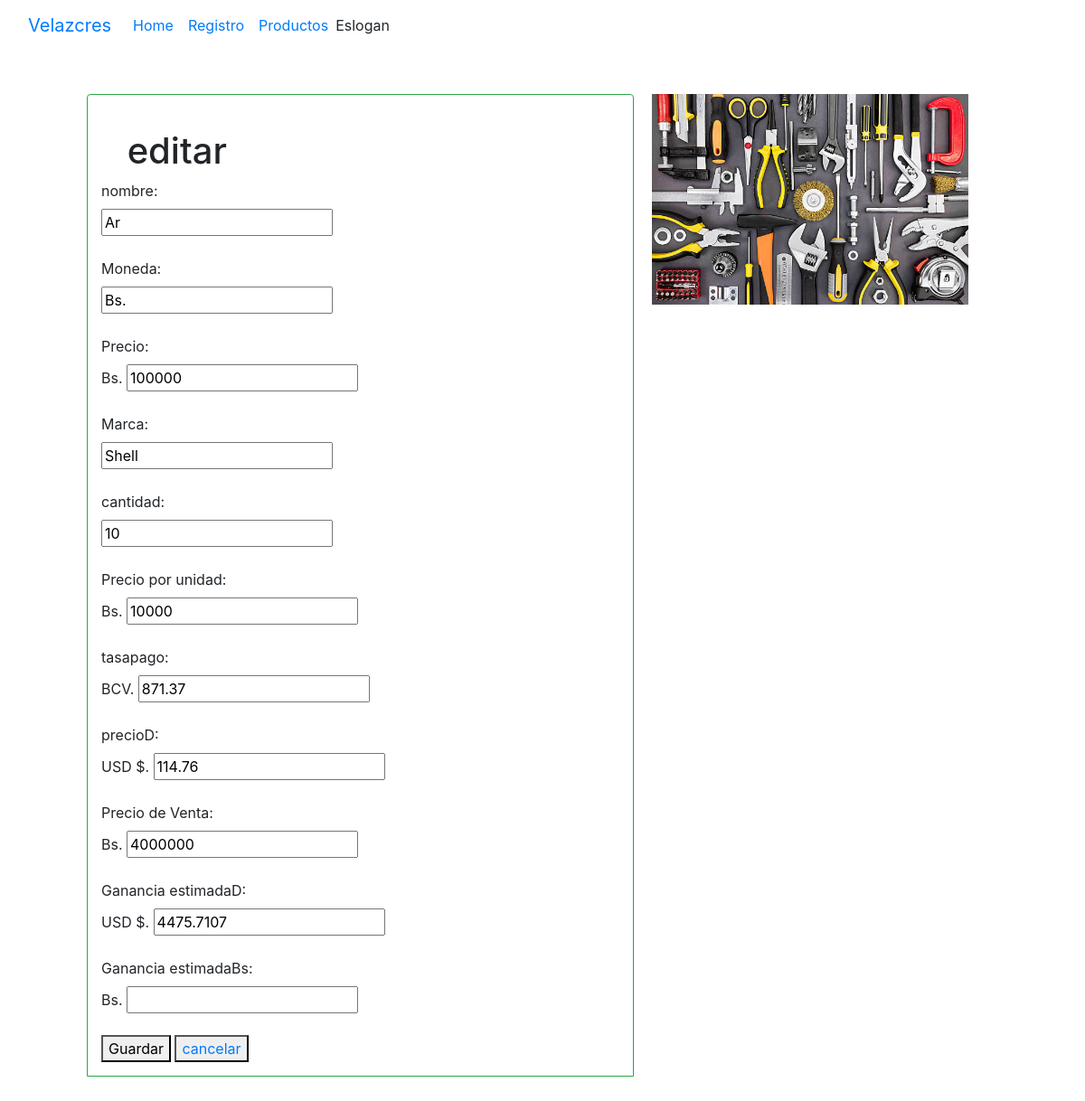
Screenshot of /productos/2 with the database file from the repository.
### tables this page shows
CREATE TABLE "productos" (
	"id"	INTEGER,
	"nombre"	TEXT,
	"marca"	TEXT,
	"moneda"	TEXT,
	"precio"	NUMERIC,
	"cantidad"	INTEGER,
	"precioporunidad"	NUMERIC,
	"tasapago"	NUMERIC,
	"precioD"	NUMERIC,
	"precio_venta"	NUMERIC,
	"ganancia_estimadaD"	NUMERIC,
	"ganancia_estimadaBs"	NUMERIC,
	PRIMARY KEY("id" AUTOINCREMENT)
);

### conect.py (the view)
@app.route('/productos/<int:productos_id>')
def editar_productos1(productos_id):
    with sqlite3.connect(DB_PATH) as conn:
        conn.row_factory = sqlite3.Row
        cursor = conn.cursor()
        cursor = conn.execute('SELECT * FROM productos WHERE id = ?', (productos_id,))
        productos = cursor.fetchone()
    if productos is None:
        return "Producto no encontrado", 404
    return render_template('editarlistado.html', productos=productos)

### templates/editarlistado.html (shortened to what this page needs)
<!DOCTYPE html>
<html lang="en">
<head>
    <link rel="stylesheet" href="https://cdn.jsdelivr.net/npm/bootstrap@4.4.1/dist/css/bootstrap.min.css">
    <link rel="stylesheet" href="{{ url_for('static', filename='css/style.css') }}">
</head>
<body>
<header>
        <nav class="navbar navbar-expand-lg bg-body-tertiary">
  <div class="container-fluid">
    <a class="navbar-brand" href="#">Velazcres</a>
    <div class="collapse navbar-collapse" id="navbarText">
      <ul class="navbar-nav me-auto mb-2 mb-lg-0">
        <li class="nav-item">
          <a class="nav-link active" aria-current="page" href="#">Home</a>
        </li>
        <li class="nav-item">
          <a class="nav-link" href="{{ url_for('cotizacion_int') }}">Registro</a>
        </li>
        <li class="nav-item">
          <a class="nav-link" href="{{ url_for('mostrador') }}">Productos</a>
        </li>
      </ul>
      <span class="navbar-text">
        Eslogan
      </span>
    </div>
  </div>
</nav>
</header>
<div  class="contenedor-formularios">
    <div class="form-group rounded-top border-success rounded-top">
    <h1>editar</h1>
    <form method="POST" action="{{ url_for('actualizar_productos1', productos_id=productos['id'])}}">
        <label for="">nombre:</label><br>
        <input class="nombre" type="text" name="nombre" id="nombre"  value="{{productos['nombre']}}" required> <br><br>
        <label for="">Moneda:</label><br>
        <input class="moneda" type="text" name="moneda" step="0.01" value="{{productos['moneda']}}" required readonly> <br><br>
        <label for="">Precio:</label><br>
        <div><span>Bs.
        <input class="precio-producto" type="text" name="precio-producto" id="precio" step="0.01" value="{{productos['precio']}}" required oninput="multiplicacion(this)"> <br><br>
        </span></div>
        <label for="">Marca:</label><br>
        <input class="marca" type="text" name="marca" id="marca"  value="{{productos['marca']}}" required> <br><br>
        <label for="">cantidad:</label><br>
        <input class="cantidad-producto" type="text" name="cantidad-producto" id="cantidad" step="0.01" value="{{productos['cantidad']}}" required oninput="multiplicacion(this)"> <br><br>
        <label for="">Precio por unidad:</label><br>
        <div><span>Bs.
        <input class="precioporunidad" type="text" name="precioporunidad" value="{{productos['precioporunidad']}}" required oninput="multiplicacion(this)"> <br><br>
        </span></div>
        <label for="">tasapago:</label><br>
        <div><span>BCV.
        <input class="tasapago" type="text" name="tasapago"  step="0.01" value="{{productos['tasapago']}}" readonly required oninput="multiplicacion(this)"> <br><br>
        </span></div>
        <label for="">precioD:</label><br>
        <div><span>USD $.
        <input class="preciod" type="text" name="preciod"  step="0.01" value="{{productos['precioD']}}" required oninput="multiplicacion(this)"> <br><br>
        </span></div>
        <label for="">Precio de Venta:</label><br>
        <div><span>Bs.
        <input class="precio-venta" type="text" name="precio-venta" id="nombre"  value="{{productos['precio_venta']}}" required oninput="multiplicacion(this)"> <br><br>
        </span></div>
        <label for="">Ganancia estimadaD:</label><br>
        <div><span>USD $.
        <input class="gananciaD" type="text" name="gananciaD" id="precio" step="0.01" value="{{productos['ganancia_estimadaD']}}" required oninput="multiplicacion(this)"> <br><br>
        </span></div>
        <label for="">Ganancia estimadaBs:</label><br>
        <div><span>Bs.
        <input class="gananciaBs" type="text" name="gananciaBs" id="nombre" >  <br><br>
        </span></div>
            <button type="submit">Guardar</button>
            <button>
                <a href="{{ url_for('listado')}}">cancelar</a>
            </button>
    </div>
        <div>
            <img class="editar-img" src="{{ url_for('static', filename='img/product/' + productos['id']|string + '.jpg') }}" class="card-img-top" alt="...">
        </div>
</div>
</body>
</html>

### static/css/style.css (style rules this page uses)
.contenedor-formularios { display: flex; gap: 20px; align-items: stretch; margin-left: 8%; margin-right: 8%; margin-top: 4%; margin-bottom: 4%; }
.form-group { border: 1px solid #ccc; padding: 15px; box-sizing: border-box; }
.form-group:first-child { width: 60%; }

### static/css/mostrador.css (style rules this page uses)
h1 { margin-left: 5%; margin-top: 4%; }

### static/css/editar.css (style rules this page uses)
.editar-img { max-width: 350px; max-height: 400px; }

### rows the page displays
productos: nombre "Ar", moneda "Bs.", precio-producto "100000", marca "Shell", cantidad-producto "10", precioporunidad "10000", tasapago "871.37", preciod "114.76", precio-venta "4000000", gananciaD "4475.7107"
